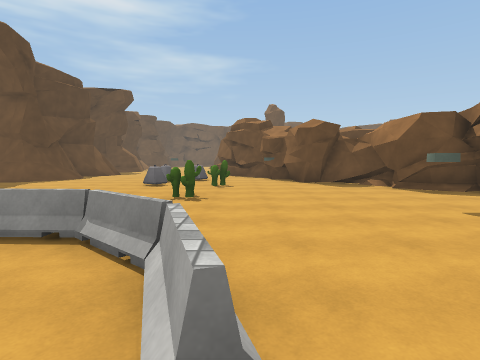
[1] (above)

14 first-person views from a walk through a Unity game level. The camera is 1.5 m above the floor, tilts 4° down and sees 80° across. The floor is counted in squares, 2 m on a side. Each view is taken from the middle of a square. On the plan, view 1 faces up. The plan holds only what a view shows up to about 10 squares ahead; the rest is blank. The place goes on beyond the plan. Surface patterns are stand-ins for the level's own textures.

[2]
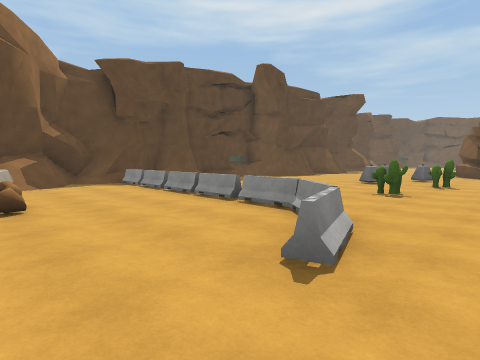

[3]
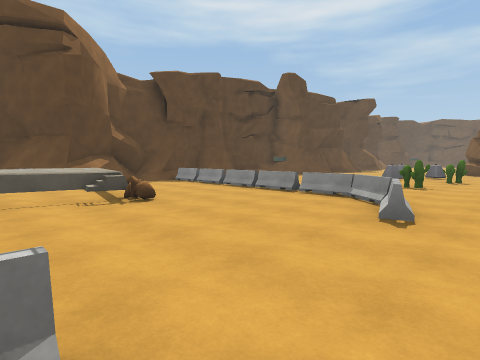

[4]
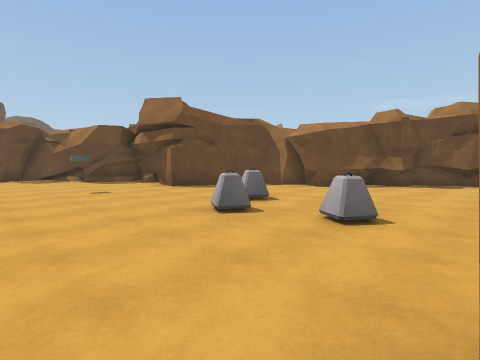

[5]
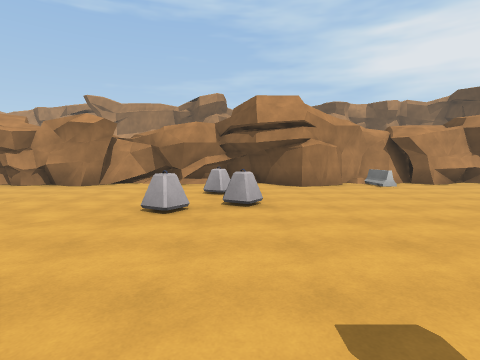

[6]
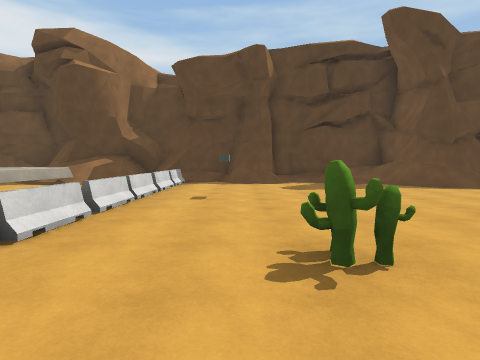

[7]
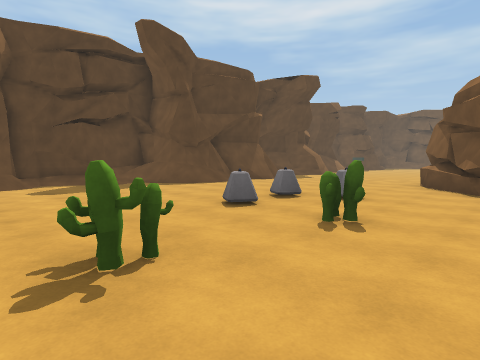

[8]
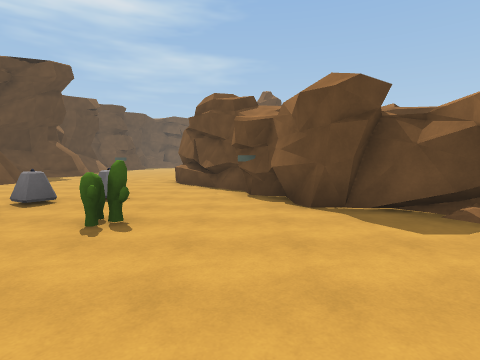

[9]
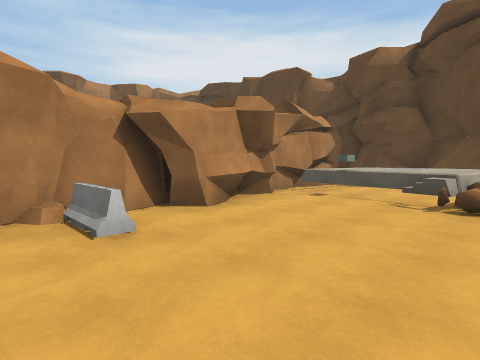

[10]
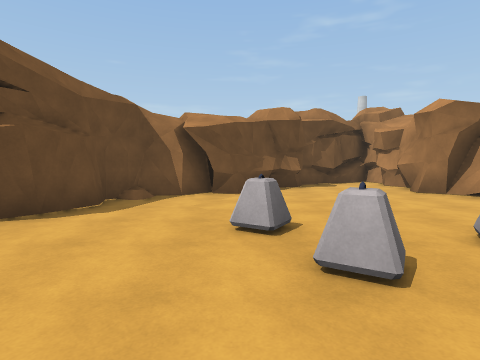

[11]
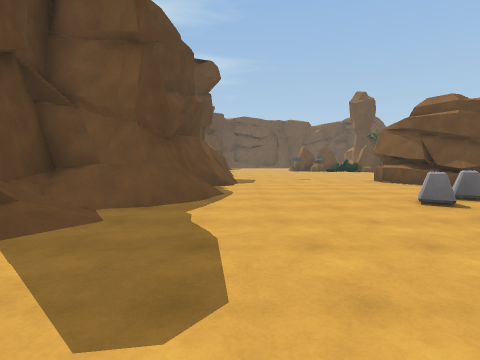

[12]
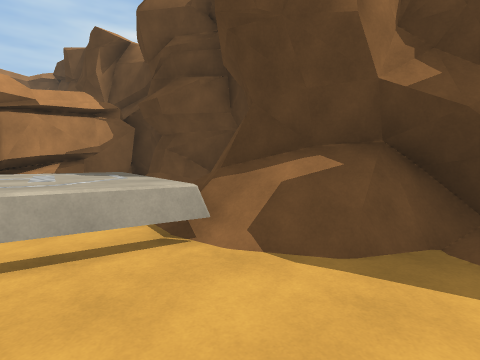

[13]
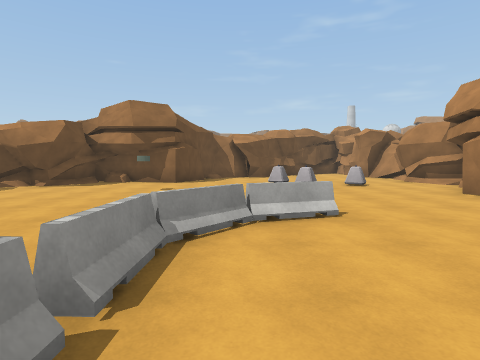

[14]
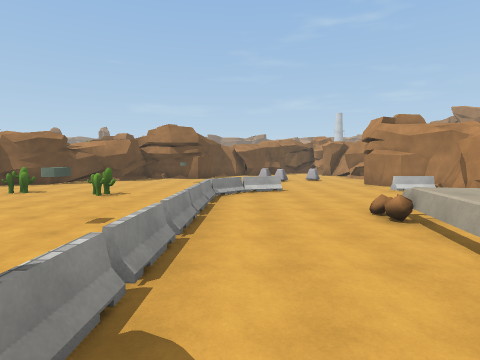

### Floor plan
Key: @ floor where view 1 was taken; # wall or solid block; . floor; / step, stairs or slope; = window, fence, low wall or low ledge; ^ raised ledge; C cactus; B barrier; O other object.
Columns run from 10 left of view 1 to 12 right of it. Each row starts with its distance up from view 1.
 15    #.....#
 14    #.....##
 13    #......##
 12    /.......##
 11  ^^/.......O#
 10 ##//....=...##
  9 #//......C...##
  8 ##/....#.C....##
  7  #.............##
  6  #.......C......#
  5  #...O..........#
  4  #...........O..###
  3 ##BBBBBBBB........##
  2 #/.......BB........#
  1 ###.......B....=...##
  0 ##=.......@...#.....##
 -1 ##^^^^^........=.....#
 -2 #=^^^^...............##
 -3 ##^^^O....B.#........##
 -4 #########.B###.##.#####
 -5         #### ######

Positions as (right, up) in squares from view 1, and headings:
1: (0, 0), facing up
2: (1, -1), facing up-left
3: (1, -3), facing up-left
4: (1, -3), facing up-right
5: (4, 5), facing down
6: (1, 5), facing left
7: (1, 5), facing up-left
8: (1, 5), facing up
9: (1, 0), facing down-left
10: (2, 1), facing right
11: (-6, 5), facing up
12: (-6, 2), facing down-left
13: (-4, 2), facing right
14: (-9, 2), facing right
